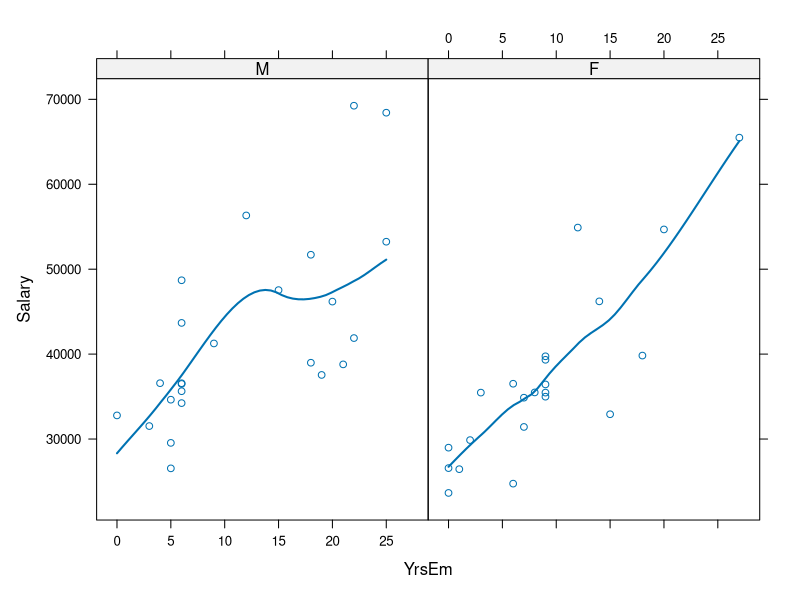

The R script that drew this image:
options(digits=3, show.signif.stars=F)
salarydf <- read.table("salary.txt",header=T)
salarydf$Gender <- factor(salarydf$Gender,labels=c("M","F") )
# define contrasts
contrasts(salarydf$Gender) <- c(0.5,-0.5)
G.names <- c("M","F")
library(lattice)

# set up lattice graphics (no color, diouble line width)
bwtheme <- standard.theme(color=FALSE)
line<-trellis.par.get("plot.line")
line$lwd=2
trellis.par.set("plot.line", line)
# Exploratory xyplot
xyp.eda1 <- xyplot(Salary ~ YrsEm|Gender,data=salarydf,
                   panel=function(x,y){panel.xyplot(x,y);panel.loess(x,y)})
print(xyp.eda1)

# fit interaction model
model1 <- lm(Salary ~ Gender*YrsEm,data=salarydf,x=T)
anova(model1)
summary(model1)$coefficients